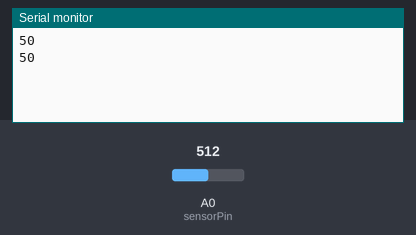
Bench run of a sketch on a simulated Arduino Uno, built with avr-gcc and run on an emulated ATmega328P. Parts: the last lines printed to the serial monitor. The test bench sets the inputs (shaded band); at power-on: A0 (sensorPin) = 512.

Above: at 1.8 s.
1.9 s: A0 (sensorPin) set to 716
At 2.6 s:
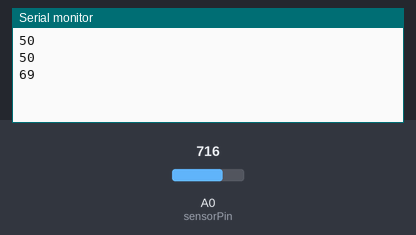
3.4 s: A0 (sensorPin) set to 900
At 4.8 s:
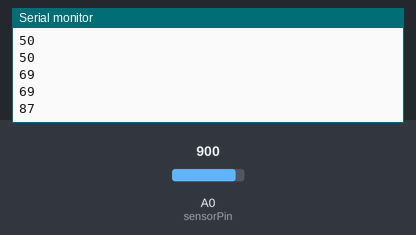
Timing chart, 0 to 6.4 s (numbered marks = the images above; inputs shaded):
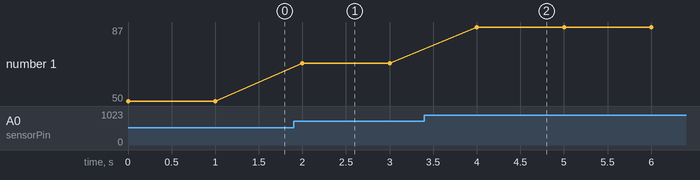

The sketch:

photo.ino
```cpp
const int sensorPin = A0; //Выбираете свой

void setup() {
  Serial.begin(9600);
}

void loop() {
  int lightLevel = analogRead(sensorPin);
  int normalizedLight = map(lightLevel, 0, 1023, 0, 100);

  Serial.println(normalizedLight);
  delay(1000);
}
```

Measured:
- after the input at 1.9 s, the serial monitor: prints a new line after 0.10 s (image 1)
- after the input at 3.4 s, the serial monitor: prints a new line after 0.60 s (image 2)
- plotted number 1: 50 → 69 after the input at 1.9 s, 69 → 87 after the input at 3.4 s
